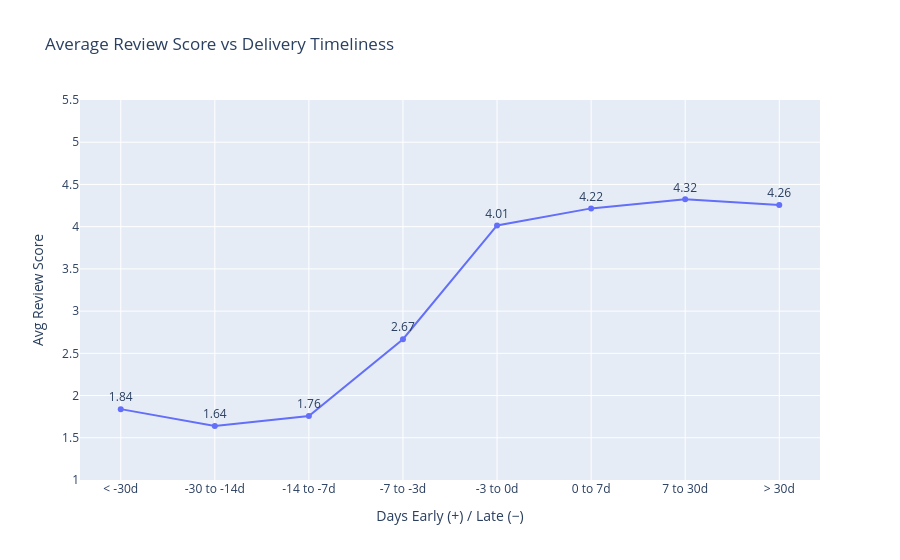

This figure's notebook cell:
### Code cell
# Bin days_difference to show trend more clearly
bins   = [-100, -30, -14, -7, -3, 0, 7, 30, 100]
labels = ['< -30d', '-30 to -14d', '-14 to -7d', '-7 to -3d', '-3 to 0d', '0 to 7d', '7 to 30d', '> 30d']

delivered['days_bin'] = pd.cut(delivered['days_difference'], bins=bins, labels=labels)

bin_scores = (
    delivered
    .groupby('days_bin', observed=True)
    .agg(avg_review=('review_score', 'mean'), count=('order_id', 'count'))
    .reset_index()
)

fig = px.line(
    bin_scores,
    x='days_bin', y='avg_review',
    title='Average Review Score vs Delivery Timeliness',
    labels={'days_bin': 'Days Early (+) / Late (−)', 'avg_review': 'Avg Review Score'},
    markers=True,
    text=bin_scores['avg_review'].round(2),
)
fig.update_traces(textposition='top center')
fig.update_layout(yaxis_range=[1, 5.5])
fig.show()

print('\nOrder counts per bin (for context):')
display(bin_scores[['days_bin', 'count', 'avg_review']].round(2))

### Figure 1 — Plotly figure (JSON) as saved in the notebook; plotly's stock layout.template omitted (floating-point values rounded to 4 significant figures)
{"data": [{"hovertemplate": "Days Early (+) / Late (−)=%{x}<br>Avg Review Score=%{y}<br>text=%{text}<extra></extra>", "legendgroup": "", "line": {"color": "#636efa", "dash": "solid"}, "marker": {"symbol": "circle"}, "mode": "lines+markers+text", "name": "", "orientation": "v", "showlegend": false, "text": [1.84, 1.64, 1.76, 2.67, 4.01, 4.22, 4.32, 4.26], "textposition": "top center", "type": "scatter", "x": ["< -30d", "-30 to -14d", "-14 to -7d", "-7 to -3d", "-3 to 0d", "0 to 7d", "7 to 30d", "> 30d"], "xaxis": "x", "y": [1.839, 1.64, 1.758, 2.668, 4.015, 4.216, 4.323, 4.256], "yaxis": "y"}], "layout": {"legend": {"tracegroupgap": 0}, "title": {"text": "Average Review Score vs Delivery Timeliness"}, "xaxis": {"anchor": "y", "domain": [0, 1], "title": {"text": "Days Early (+) / Late (−)"}}, "yaxis": {"anchor": "x", "domain": [0, 1], "range": [1, 5.5], "title": {"text": "Avg Review Score"}}}}
